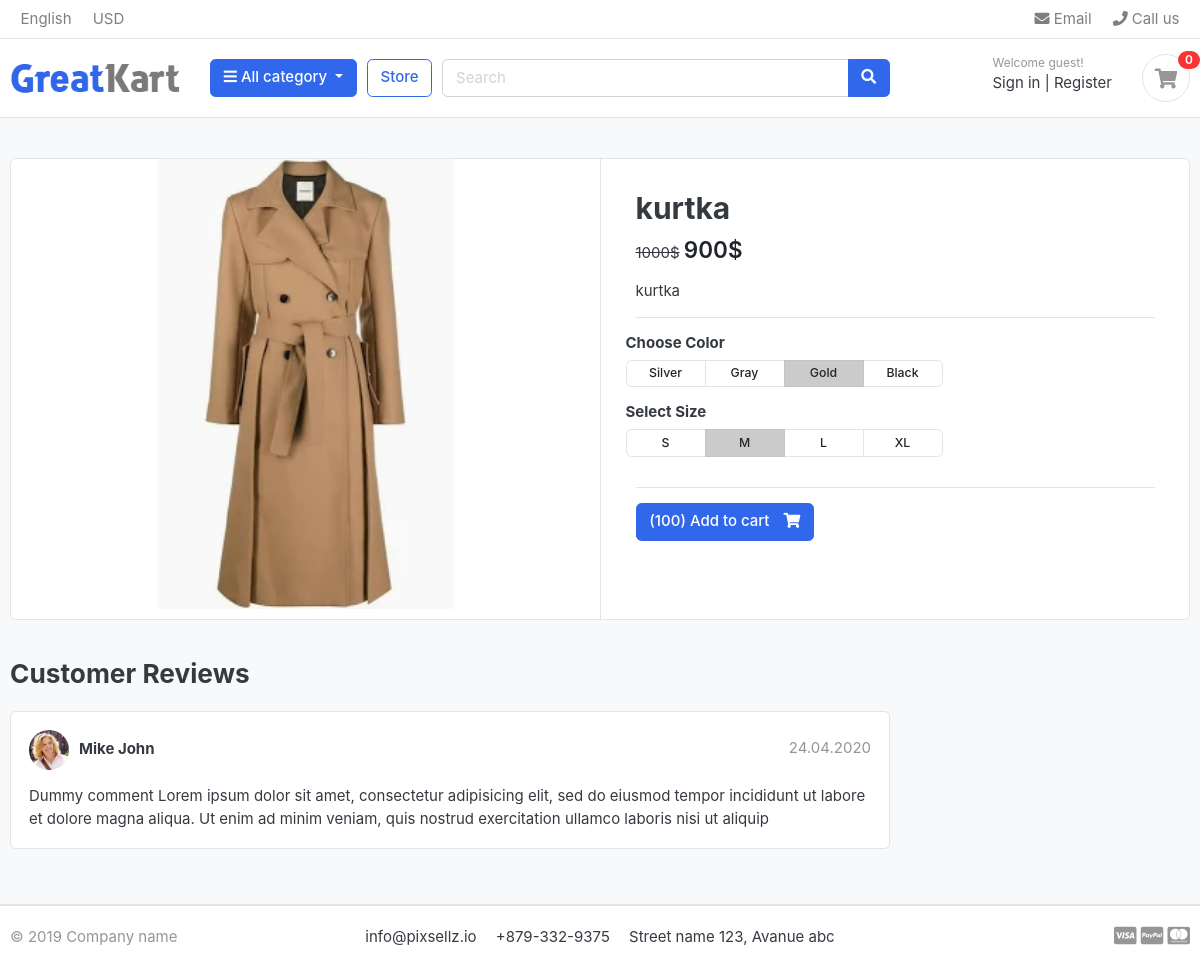
Page /store/view_detail/11/ on the committed database.
### product_store/models.py (models this page shows, shortened)
class Product(models.Model):
    name = models.CharField(max_length=20)
    slug = models.SlugField(max_length=20,unique=True)
    descprition = models.TextField(max_length=500,blank=True)
    xozirgi_narx = models.IntegerField()
    oldingi_narx = models.IntegerField()
    image = models.ImageField(upload_to="photo/product")
    aksiya = models.IntegerField(default=100)
    mavjudmi = models.BooleanField(default=True)
    category = models.ForeignKey(Category,on_delete=models.CASCADE)
    yaratilgan_vaqt = models.DateTimeField(auto_now_add=True)
    ozgartirilgan_vaqti = models.DateTimeField(auto_now=True)

### product_store/views.py (the view)
# urls.py: path("view_detail/<int:id>/", Detail, name="detail_name")
def Detail(malumot,id):
    stre = Product.objects.get(id=id)
    quality = Add_Quality.objects.all()
    in_cart = CartItem.objects.filter(cart__session_id = _cart_id(malumot), product = stre).exists()
    context = {
        "store":stre,
        "silver":quality,
        "in_cart":in_cart
    }
    return render(malumot,"detail_product.html",context)

### Category/context_prosesor.py (called while the page is built)
def menu_links(request):
    maxsulot_tur = Category.objects.all()
    context = {
        "maxsulot_all": maxsulot_tur
    }
    return dict(context)

### Category/models.py (called while the page is built)
    def manzil_olmoq(self):
        return reverse("category_slug", args=[self.slug])

### card/context_prosesor.py (called while the page is built)
def counter(request):
    cart_count = 0
    if 'admin' in request.path:
        return {}
    else:
        try:
            cart = Cart.objects.get(session_id=_cart_id(request))
            cart_items = CartItem.objects.filter(cart=cart)
            for cart_item in cart_items:
                cart_count += cart_item.quantity
        except ObjectDoesNotExist:
            cart_count = 0
    return dict(cart_count = cart_count)

### card/views.py (called while the page is built)
def _cart_id(request):
    cart = request.session.session_key
    if not cart:
        cart = request.session.create()
    return cart

### template/detail_product.html
{% extends "base.html" %}
{% load static %}
{% block content %}
<section class="section-content padding-y bg">
    <div class="container">
    <div class="card">
        <div class="row no-gutters">
            <aside class="col-md-6">
    <article class="gallery-wrap">
        <div class="img-big-wrap">
            {% if store.image  %}
            <a href="#"><img src="{{store.image.url}}"></a>
            {% endif %}
        </div>
    </article>
            </aside>
            <main class="col-md-6 border-left">
    <article class="content-body">
    <h2 class="title">{{store.name}}</h2>
    <div class="mb-3">
        <s>{{store.oldingi_narx}}$</s>
        <var class="price h4">{{store.xozirgi_narx}}$</var>
    </div>
    <p>{{store.slug}}</p>
    <hr>
        <div class="row">
            <div class="item-option-select">
                <h6>Choose Color</h6>
                <div class="btn-group btn-group-sm btn-group-toggle" data-toggle="buttons">
                    <label class="btn btn-light">
                        <input type="radio" name="radio_color"> Silver
                    </label>
                    <label class="btn btn-light">
                        <input type="radio" name="radio_color" > Gray
                    </label>
                    <label class="btn btn-light active">
                        <input type="radio" name="radio_color checked"> Gold
                    </label>
                    <label class="btn btn-light">
                        <input type="radio" name="radio_color"> Black
                    </label>
                </div>
            </div>
        </div>
        <div class="row">
            <div class="item-option-select">
                <h6>Select Size</h6>
                <div class="btn-group btn-group-sm btn-group-toggle" data-toggle="buttons">
                    <label class="btn btn-light">
                        <input type="radio" name="radio_color"> S
                      </label>
                      <label class="btn btn-light active">
                        <input type="radio" name="radio_color" checked> M
                      </label>
                      <label class="btn btn-light">
                        <input type="radio" name="radio_color"> L
                      </label>
                      <label class="btn btn-light">
                        <input type="radio" name="radio_color"> XL
                      </label>
                </div>
            </div>
        </div>
        <hr>
        {% if store.aksiya <= 0 %}
            <h5 class="text-danger">Out of stock</h5>
        {% else %}
            <a href="{% url 'cart_add' store.id %}" class="btn btn-primary">
            <span class="text">({{store.aksiya}}) Add to cart</span>
            <i class="fas fa-shopping-cart"></i> </a>
        {% endif %}
    </article>
            </main>
        </div>
    </div>
    <br>
    <div class="row">
                <div class="col-md-9">
        <header class="section-heading">
            <h3>Customer Reviews </h3>
        </header>
        <article class="box mb-3">
            <div class="icontext w-100">
                <img src="{% static './images/avatars/avatar1.jpg' %}" class="img-xs icon rounded-circle">
                <div class="text">
                    <span class="date text-muted float-md-right">24.04.2020 </span>
                    <h6 class="mb-1">Mike John </h6>
                </div>
            </div>
            <div class="mt-3">
                <p>
                    Dummy comment Lorem ipsum dolor sit amet, consectetur adipisicing elit, sed do eiusmod
                    tempor incididunt ut labore et dolore magna aliqua. Ut enim ad minim veniam,
                    quis nostrud exercitation ullamco laboris nisi ut aliquip
                </p>
            </div>
        </article>
        </div>
    </div>
    </div>
    </section>
{% endblock content %}

### static/css/ui.css (style rules this page uses)
html { font-family: "Inter", sans-serif; font-size: 15px; }
.content-body { flex: 1 1 auto; padding: 2rem 2.3rem; }
.img-xs, .img-sm, .img-md, .img-lg { -o-object-fit: cover; object-fit: cover; flex-shrink: 0; flex-grow: 0; }
.img-xs { width: 40px; height: 40px; }
.padding-y { padding-top: 40px; padding-bottom: 40px; }
var { font-style: normal; }
article:after, .form-group:after { display: block; clear: both; content: ""; }
.bg { background-color: #f8f9fa; }
.section-heading { margin-bottom: 20px; margin-top: 15px; }
p:last-child { margin-bottom: 0; }
.btn-light { background-color: #fff; border-color: #e4e4e4; }
.btn .text + i { margin-left: 10px; }
.icontext { display: inline-flex; align-items: center; vertical-align: middle; }
.icontext .text { width: 100%; line-height: 1.2; }
.icontext .icon { position: relative; margin-right: 10px; flex-shrink: 0; flex-grow: 0; }
.price { font-weight: 600; color: #212529; }
.box { padding: 18px; background: #fff; border-radius: 0.37rem; border: 1px solid #e4e4e4; }
.box img { max-width: 100%; }
.gallery-wrap .img-big-wrap { margin-bottom: 10px; border-radius: 0.37rem; overflow: hidden; background-color: #fff; }
.gallery-wrap .img-big-wrap a { text-align: center; display: block; }
.gallery-wrap .img-big-wrap img { height: 450px; width: auto; display: inline-block; }
.item-option-select { margin-bottom: 1rem; display: inline-block; margin-right: 15px; }
.item-option-select .btn { min-width: 80px; }

### rows in the picture
Product: image (picture), name "kurtka", oldingi_narx "1000", xozirgi_narx "900", slug "kurtka", aksiya "100"

### other values in the picture
{{ cart_count }} "0"
